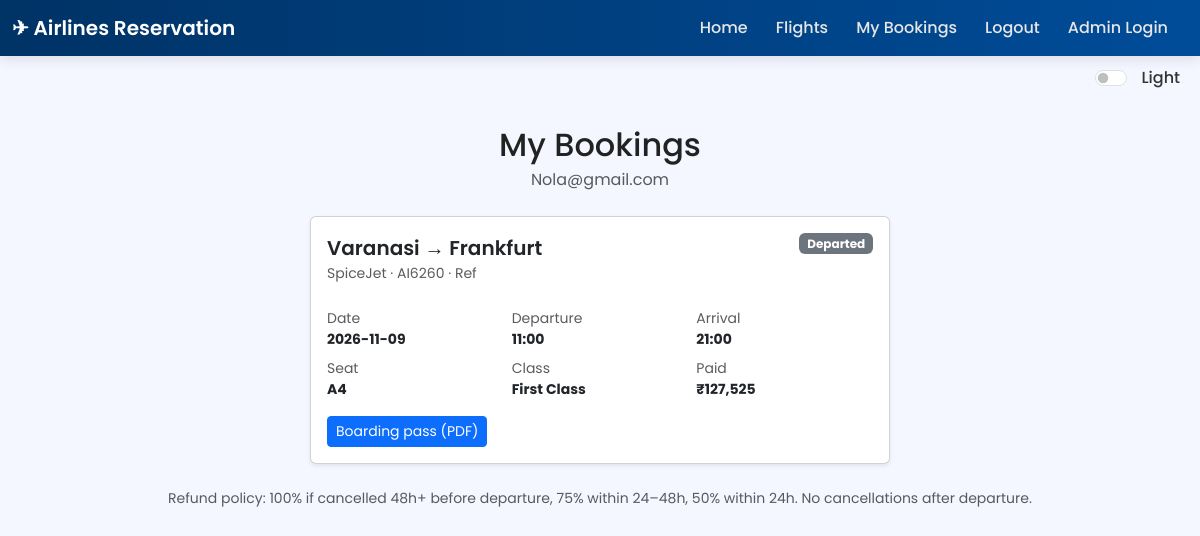
/my_bookings (signed in), run on the app's committed database.
### models.py (models this page shows, shortened)
class User(db.Model):
    id = db.Column(db.Integer, primary_key=True)
    name = db.Column(db.String(100), nullable=False)
    email = db.Column(db.String(100), unique=True, nullable=False)
    password = db.Column(db.String(100), nullable=True)

class Flight(db.Model):
    id = db.Column(db.Integer, primary_key=True)
    flight_no = db.Column(db.String(20), unique=True, nullable=False)
    airline = db.Column(db.String(50), nullable=False)  # NEW
    source = db.Column(db.String(100), nullable=False)
    destination = db.Column(db.String(100), nullable=False)
    departure_time = db.Column(db.String(50), nullable=False)
    arrival_time = db.Column(db.String(50), nullable=False)
    seats_available = db.Column(db.Integer, nullable=False)
    date = db.Column(db.String(20), nullable=False)
    price = db.Column(db.Integer, nullable=False)  # NEW
    bookings = db.relationship("Booking", backref="flight", lazy=True)

class Booking(db.Model):
    id = db.Column(db.Integer, primary_key=True)
    user_id = db.Column(db.Integer, db.ForeignKey("user.id"), nullable=False)
    flight_id = db.Column(db.Integer, db.ForeignKey("flight.id"), nullable=False)
    seat_class = db.Column(db.String(20), nullable=False)
    final_price = db.Column(db.Integer, nullable=False)
    seat_number = db.Column(db.String(5), nullable=False)
    payment_status = db.Column(db.String(20), default="Pending")

### views.py (the view)
@app_views.route('/my_bookings')
@login_required
def my_bookings():
    user = current_user()
    if not user:
        return redirect(url_for('app_views.login_page'))
    rows = (db.session.query(Booking, Flight).join(Flight)
            .filter(Booking.user_id == user.id).order_by(Booking.id.desc()).all())
    items = []
    for booking, flight in rows:
        allowed, pct, amount = payments.refund_policy(booking, flight)
        items.append({'booking': booking, 'flight': flight, 'can_cancel': allowed,
                      'refund_pct': pct, 'refund_amount': amount,
                      'departed': payments.has_departed(flight)})
    return render_template('show_bookings.html', items=items, email=user.email)

### payments.py (called while the page is built)
def parse_departure(flight):
    try:
        day = datetime.strptime(flight.date.strip(), "%Y-%m-%d")
    except (ValueError, AttributeError):
        return None
    t = (flight.departure_time or "").strip()
    for fmt in ("%H:%M", "%I:%M %p", "%I:%M%p", "%H:%M:%S"):
        try:
            parsed = datetime.strptime(t, fmt)
            return day.replace(hour=parsed.hour, minute=parsed.minute)
        except ValueError:
            continue
    return day.replace(hour=23, minute=59)

def has_departed(flight, now=None):
    dep = parse_departure(flight)
    return bool(dep and dep <= (now or datetime.now()))

def refund_policy(booking, flight, now=None):
    now = now or datetime.now()
    dep = parse_departure(flight)
    if dep is None:
        return True, 100, booking.final_price
    hours = (dep - now).total_seconds() / 3600
    if hours <= 0:
        return False, 0, 0
    pct = 100 if hours >= 48 else 75 if hours >= 24 else 50
    return True, pct, round(booking.final_price * pct / 100)

### views.py (called while the page is built)
@app_views.app_template_filter('inr')
def inr(value):
    try:
        return f"{int(value):,}"
    except (TypeError, ValueError):
        return value

def login_required(view):
    @wraps(view)
    def wrapper(*args, **kwargs):
        if 'user_id' not in session:
            flash("Please login first!", "warning")
            return redirect(url_for('app_views.login_page', next=request.full_path.rstrip('?')
                                    if request.method == 'GET' else None))
        return view(*args, **kwargs)
    return wrapper

def current_user():
    user = User.query.get(session.get('user_id'))
    if not user:
        session.clear()
    return user

### templates/show_bookings.html (shortened to what this page needs)
{% extends 'base.html' %}
{% block content %}
<h2 class="text-center mb-1">My Bookings</h2>
<p class="text-center text-muted mb-4">{{ email }}</p>
{% if items %}
<div class="row g-3 justify-content-center">
  {% for it in items %}
  {% set b = it.booking %}{% set f = it.flight %}
  <div class="col-lg-6">
    <div class="card shadow-sm h-100">
      <div class="card-body">
        <div class="d-flex justify-content-between align-items-start">
          <div>
            <div class="fs-5 fw-semibold">{{ f.source }} → {{ f.destination }}</div>
            <div class="text-muted small">{{ f.airline }} · {{ f.flight_no }} · Ref {{ b.reference }}</div>
          </div>
          {% if it.departed %}<span class="badge bg-secondary">Departed</span>
          {% else %}<span class="badge bg-success">{{ b.payment_status or 'Paid' }}</span>{% endif %}
        </div>
        <div class="row g-2 small my-3">
          <div class="col-4"><div class="text-muted">Date</div><b>{{ f.date }}</b></div>
          <div class="col-4"><div class="text-muted">Departure</div><b>{{ f.departure_time }}</b></div>
          <div class="col-4"><div class="text-muted">Arrival</div><b>{{ f.arrival_time }}</b></div>
          <div class="col-4"><div class="text-muted">Seat</div><b>{{ b.seat_number }}</b></div>
          <div class="col-4"><div class="text-muted">Class</div><b>{{ b.seat_class }}</b></div>
          <div class="col-4"><div class="text-muted">Paid</div><b>₹{{ b.final_price|inr }}</b></div>
        </div>
        <div class="d-flex gap-2">
          <a class="btn btn-primary btn-sm" href="{{ url_for('app_views.download_ticket', booking_id=b.id) }}">Boarding pass (PDF)</a>
        </div>
      </div>
    </div>
  </div>
  {% endfor %}
</div>
<p class="text-center text-muted small mt-4">Refund policy: 100% if cancelled 48h+ before departure, 75% within 24–48h, 50% within 24h. No cancellations after departure.</p>
{% else %}
<div class="text-center mt-4">
  <p>You have no bookings yet.</p>
  <a class="btn btn-primary" href="{{ url_for('app_views.flights_page') }}">Browse flights</a>
</div>
{% endif %}
{% endblock %}

### templates/base.html (style rules this page uses)
body { font-family: "Poppins", sans-serif; background: #f4f7ff; color: #222; transition: background 0.4s ease, color 0.4s ease; }
* { transition: background 0.35s ease, color 0.35s ease, border-color 0.35s ease; }

### data on the page
User: email "Nola@gmail.com"
Flight: source "Varanasi", destination "Frankfurt", airline "SpiceJet", flight_no "AI6260", date "2026-11-09", departure_time "11:00", arrival_time "21:00"
Booking: seat_number "A4", seat_class "First Class", final_price|inr "127,525"
